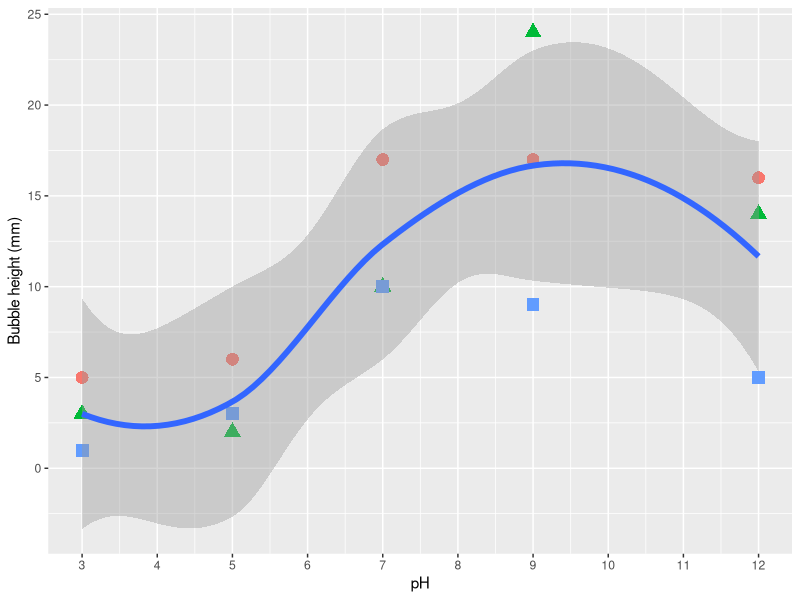

Source code (R):
# Load libraries ----------------------------------------------------------

# Load the libraries
library(tidyverse)
library(ggplot2)

# Set working directory ---------------------------------------------------
wdir <- "~/Dropbox/R/bio-one-master"
setwd(wdir)

# Read data ---------------------------------------------------------------

data <- read_csv("data/catalase_ph.csv")

data <- data %>% group_by(Group) %>% mutate(Normalized = activity/max(activity)*100)

potato_juice <- tibble(Group = rep("d",3), pH = c(8.2,7.3,8.5), activity = c(13,10,14))

#linear model
lmod <- lm(pH ~ activity, data = data)
predict(lmod, newdata = potato_juice)

#plot 
ggplot(data=data) +
  geom_point(mapping = aes(x = pH, y = activity, shape = Group, color = Group),
           size = 4, show.legend = FALSE) +
#draw points for pH of potato juice predicted from linear model
#  geom_point(data = potato_juice, mapping = aes(x = pH, y = activity, shape = Group, color = Group),
#             size = 4, show.legend = FALSE) +
  geom_smooth(mapping = aes(x = pH, y = activity),
              show.legend = FALSE, size = 2) +
  scale_x_continuous(breaks = seq(0, 14, 1)) +
  labs(y = "Bubble height (mm)", x = "pH")


